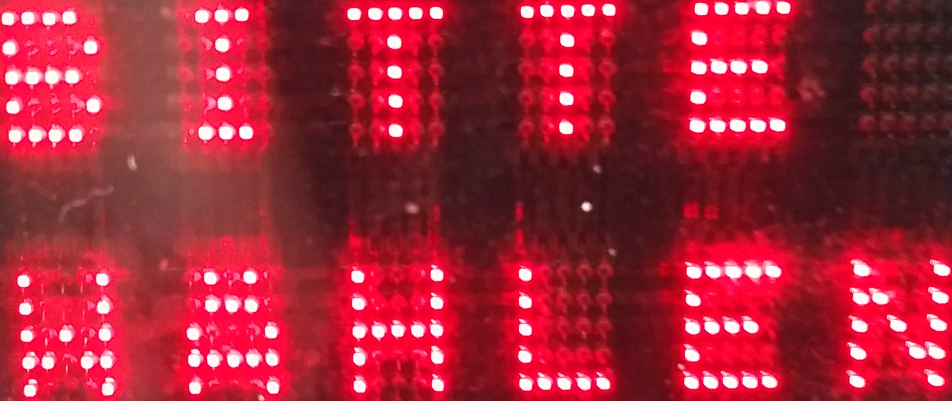
#> input picture import/coffee1.png, 1904 x 802 px, found by its file name (shown at 1/2 size)
$ python test.py
#> lines starting #> are read from the running program, lines starting #| are printed output that depends on the picture; after the words box and inside, x2 and y2 are one past the last pixel; in counts of white or black regions, pixels touching at a corner belong together
# -*- coding: utf-8 -*-
"""
Created on Fri Apr 21 09:22:52 2017

@author: Saleh Firoozabadi
"""

# [8 lines of commented-out code are left out]


import numpy as np
from matplotlib import pyplot as plt
from imutils.perspective import four_point_transform
from imutils import contours
import imutils
import cv2
from PIL import Image, ImageFilter
import PIL.ImageOps
import glob, os

import pytesseract

#from tesseract import image_to_string

#import pytesser

'''
image_file = 'img_thresh.png'
im = Image.open(image_file)
text = image_to_string(im)
text = image_file_to_string(image_file)
text = image_file_to_string(image_file, graceful_errors=True)
print ("=====output=======\n")
print (text)


# Wrappign

img = cv2.imread('.png')
rows,cols,ch = img.shape

pts1 = np.float32([[56,65],[368,52],[28,387],[389,390]]) #input dimentions
pts2 = np.float32([[0,0],[300,0],[0,300],[300,300]]) #output dimentions

M = cv2.getPerspectiveTransform(pts1,pts2)
dst = cv2.warpPerspective(img,M,(300,300))

plt.subplot(121),plt.imshow(img),plt.title('Input')
plt.subplot(122),plt.imshow(dst),plt.title('Output')
plt.show()

'''

#image importing and resizing

img1 = cv2.imread("import\coffee1.png")
#> img1 is the input picture: shape (802, 1904, 3); mean B, G, R 56.5, 38.5, 163.6
img2 = cv2.imread("import\coffee2.png")
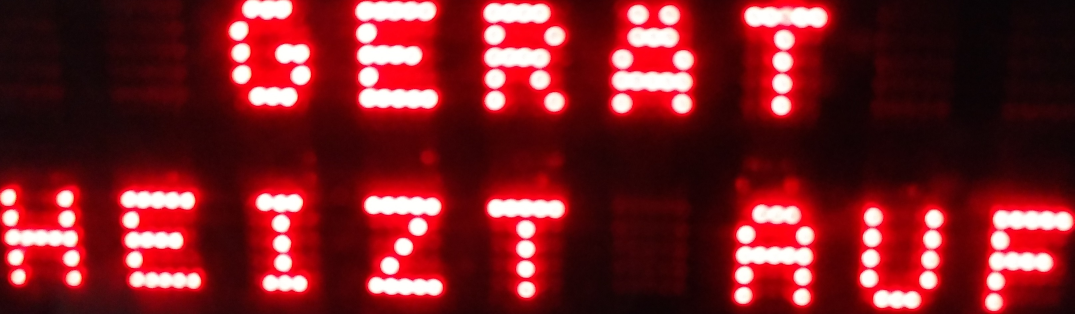
#> input picture import/cellphone/coffee2.png, 3223 x 942 px, found by its file name (shown at 1/3 size)
#> img2 is the input picture: shape (942, 3223, 3); mean B, G, R 36.6, 32.1, 119.6
img3 = cv2.imread("import\coffee3.jpg")
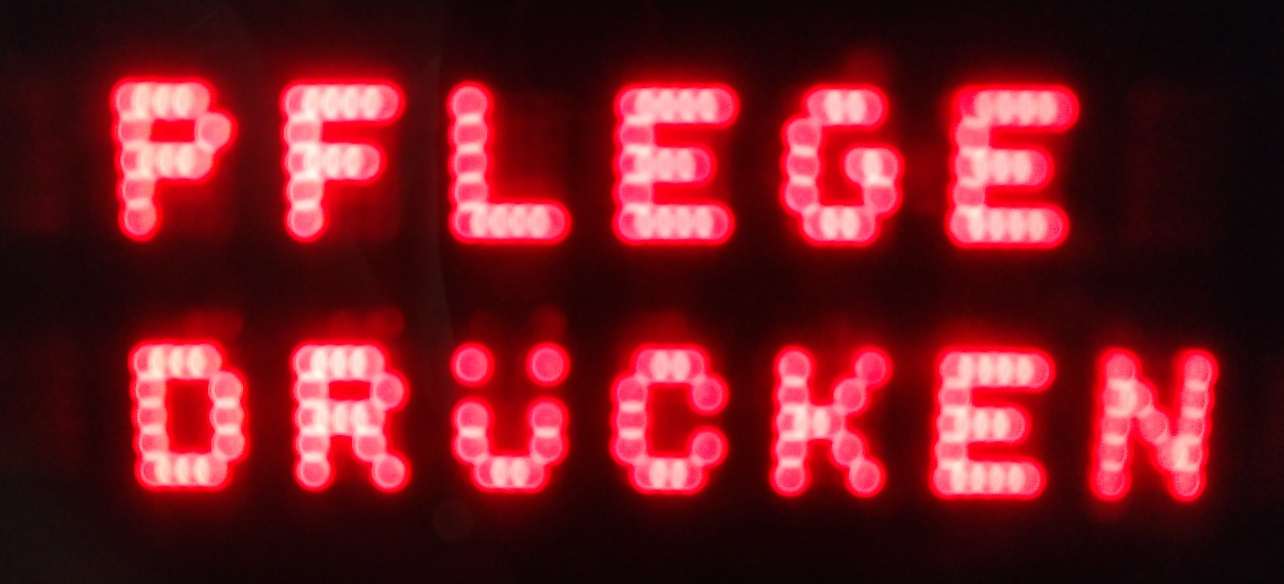
#> input picture import/coffee3.jpg, 3851 x 1750 px, found by its file name (shown at 1/3 size)
#> img3 is the input picture: shape (1750, 3851, 3); mean B, G, R 32.2, 25, 109.5

x1,y1 = img1.shape[1], img1.shape[0]
#> x1 = 1904; y1 = 802
x2,y2 = img2.shape[1], img1.shape[0]
#> x2 = 3223; y2 = 802
x3,y3 = img3.shape[1], img3.shape[0]
#> x3 = 3851; y3 = 1750

#cv2.imshow ("img3", img3)

size =1000,500

imgresized1 = cv2.resize(img1,size)
imgresized2 = cv2.resize(img2,size)
imgresized3 = cv2.resize(img3,size)
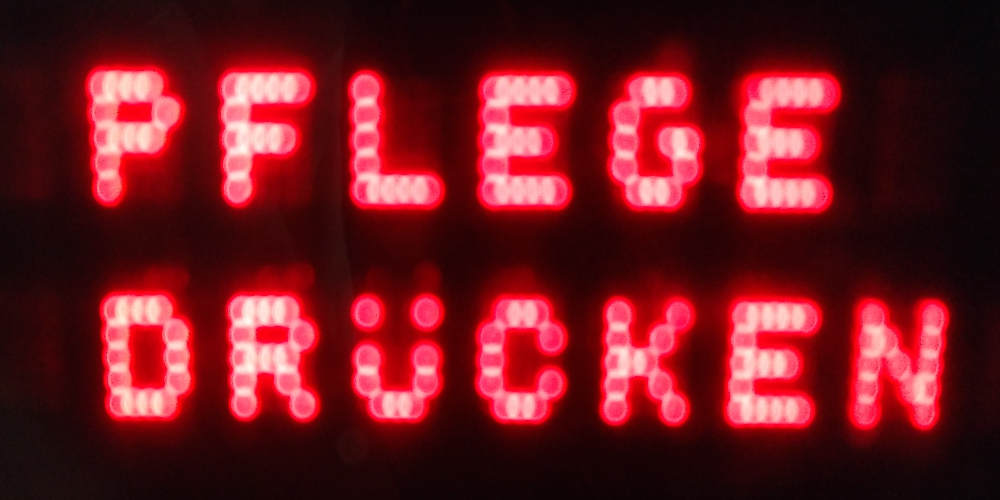
#> imgresized3: shape (500, 1000, 3); mean B, G, R 32.2, 25, 109.5

cv2.imwrite ("result\cofferesized1.png", imgresized1)
cv2.imwrite ("result\cofferesized2.png", imgresized2)
cv2.imwrite ("result\cofferesized3.png", imgresized3)
#
size =1000,500

imgresized11 = cv2.resize(imgresized1,size)
imgresized12 = cv2.resize(imgresized2,size)
imgresized13 = cv2.resize(imgresized3,size)

cv2.imwrite ("result\cofferesized11.png", imgresized11)
cv2.imwrite ("result\cofferesized12.png", imgresized12)
cv2.imwrite ("result\cofferesized13.png", imgresized13)

img_blurred11 = cv2.GaussianBlur(imgresized11, (5, 5), 0)
img_blurred12 = cv2.GaussianBlur(imgresized12, (5, 5), 0)
img_blurred13 = cv2.GaussianBlur(imgresized13, (5, 5), 0)

cv2.imwrite ("result\img_blurred11.png", img_blurred11)
cv2.imwrite ("result\img_blurred12.png", img_blurred12)
cv2.imwrite ("result\img_blurred13.png", img_blurred13)


#image modification

img_kernel = cv2.getStructuringElement(cv2.MORPH_ELLIPSE, (1, 5))

img_gray1 = cv2.cvtColor(imgresized11, cv2.COLOR_BGR2GRAY)
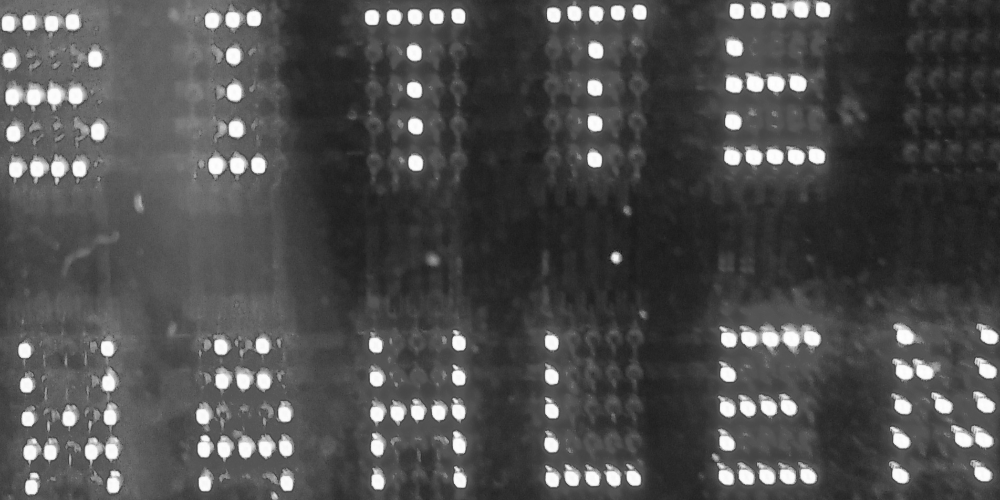
#> img_gray1: shape (500, 1000); min 22, max 255, mean 77.8
img_blurred1 = cv2.GaussianBlur(img_gray1, (5, 5), 0)
img_thresh1 = cv2.threshold(img_blurred1, 0, 255,
	cv2.THRESH_BINARY_INV | cv2.THRESH_OTSU)[1]
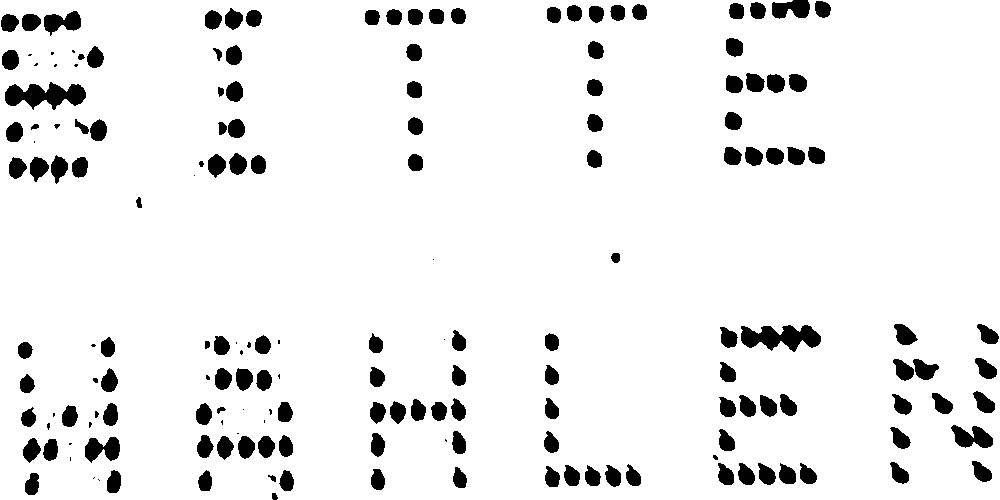
#> img_thresh1: shape (500, 1000); 92.8% white; 174 black regions (32 under 20 px), largest, box (x1, y1, x2, y2) and area: (5, 82, 86, 110) 1355, (741, 325, 821, 352) 1347, (951, 425, 993, 448) 615
img_thresh11 = cv2.morphologyEx(img_thresh1, cv2.MORPH_OPEN, img_kernel)
#> img_thresh11: shape (500, 1000); 92.8% white; 174 black regions (32 under 20 px), largest, box (x1, y1, x2, y2) and area: (741, 325, 821, 352) 1360, (5, 82, 86, 110) 1355, (951, 425, 993, 448) 619
cv2.imwrite ('result\img_thresh1.png',img_thresh11)

img_gray2 = cv2.cvtColor(imgresized2, cv2.COLOR_BGR2GRAY)
img_blurred2 = cv2.GaussianBlur(img_gray2, (5, 5), 0)
img_thresh2 = cv2.threshold(img_blurred2, 0, 255,
	cv2.THRESH_BINARY_INV | cv2.THRESH_OTSU)[1]
#> img_thresh2: shape (500, 1000); 86.6% white; 64 black regions, largest, box (x1, y1, x2, y2) and area: (331, 36, 408, 173) 4964, (918, 334, 1000, 463) 4674, (569, 78, 646, 181) 3730
img_thresh12 = cv2.morphologyEx(img_thresh2, cv2.MORPH_OPEN, img_kernel)
#> img_thresh12: shape (500, 1000); 86.4% white; 33 black regions, largest, box (x1, y1, x2, y2) and area: (330, 0, 408, 173) 7320, (450, 4, 513, 176) 5736, (917, 334, 1000, 495) 5107
cv2.imwrite ('result\img_thresh2.png',img_thresh12)

img_gray3 = cv2.cvtColor(imgresized3, cv2.COLOR_BGR2GRAY)
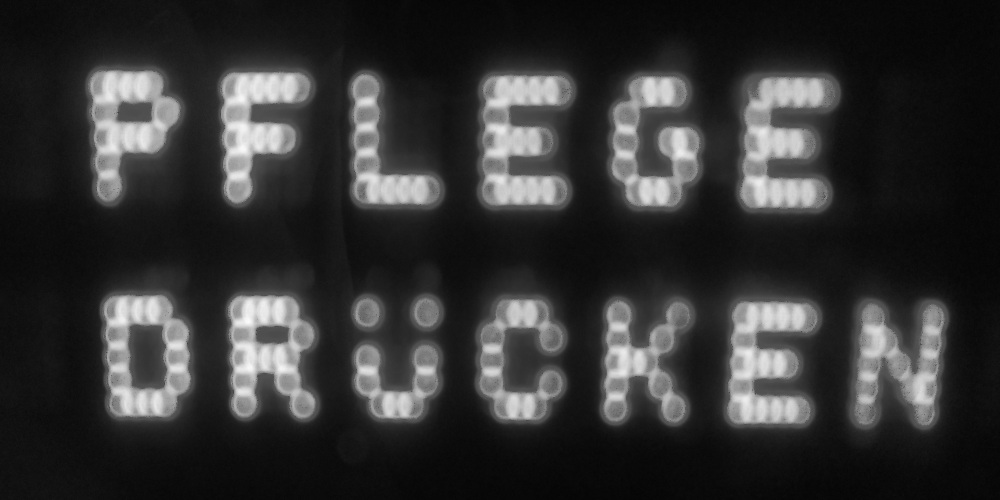
#> img_gray3: shape (500, 1000); min 4, max 249, mean 51.1
img_blurred3 = cv2.GaussianBlur(img_gray3, (5, 5), 0)
img_thresh3 = cv2.threshold(img_blurred3, 0, 255,
	cv2.THRESH_BINARY_INV | cv2.THRESH_OTSU)[1]
#> img_thresh3: shape (500, 1000); 81.6% white; 15 black regions, largest, box (x1, y1, x2, y2) and area: (481, 74, 572, 207) 8567, (739, 76, 835, 209) 8543, (726, 300, 819, 425) 7992
img_thresh13 = cv2.morphologyEx(img_thresh3, cv2.MORPH_OPEN, img_kernel)
#> img_thresh13: shape (500, 1000); 81.6% white; 15 black regions, largest, box (x1, y1, x2, y2) and area: (481, 74, 572, 207) 8573, (739, 76, 835, 209) 8556, (726, 300, 819, 425) 7992
cv2.imwrite ('result\img_thresh.png',img_thresh2)

# dilation erosion

kernel1 = np.ones((7,7),np.uint8)
kernel2 = np.ones((25,25),np.uint8)
kernel3 = np.ones((5,5),np.uint8)

dilation1 = cv2.dilate(img_thresh11,kernel1,iterations = 1)
#> dilation1: shape (500, 1000); 97.9% white; 134 black regions (2 under 20 px), largest, box (x1, y1, x2, y2) and area: (8, 87, 82, 103) 492, (784, 329, 817, 346) 257, (744, 329, 777, 345) 238
cv2.imwrite ('result\dilation1.png',dilation1)
erosion1 = cv2.erode(dilation1,kernel2,iterations = 1)
#> erosion1: shape (500, 1000); 74.1% white; 27 black regions, largest, box (x1, y1, x2, y2) and area: (710, 317, 829, 494) 14252, (883, 316, 1000, 492) 14042, (187, 328, 302, 500) 13339
cv2.imwrite ('result\erosion1.png',erosion1)
final1 = cv2.dilate(erosion1,kernel3,iterations = 1)
#> final1: shape (500, 1000); 78% white; 28 black regions, largest, box (x1, y1, x2, y2) and area: (712, 319, 827, 492) 12404, (885, 318, 1000, 490) 12058, (189, 330, 300, 500) 11603
cv2.imwrite ('result\saleh1.png',final1)

dilation2 = cv2.dilate(img_thresh12,kernel1,iterations = 1)
#> dilation2: shape (500, 1000); 92.4% white; 53 black regions, largest, box (x1, y1, x2, y2) and area: (333, 0, 405, 170) 4721, (453, 8, 510, 172) 3368, (921, 338, 1000, 459) 2888
cv2.imwrite ('result\dilation2.png',dilation2)
erosion2 = cv2.erode(dilation2,kernel2,iterations = 1)
#> erosion2: shape (500, 1000); 69.6% white; 13 black regions, largest, box (x1, y1, x2, y2) and area: (441, 0, 535, 186) 14683, (560, 0, 655, 189) 14510, (321, 0, 417, 182) 13663
cv2.imwrite ('result\erosion2.png',erosion2)
final2 = cv2.dilate(erosion2,kernel3,iterations = 1)
#> final2: shape (500, 1000); 73% white; 13 black regions, largest, box (x1, y1, x2, y2) and area: (443, 0, 533, 184) 13201, (562, 0, 653, 187) 13134, (323, 0, 415, 180) 12343
cv2.imwrite ('result\saleh2.png',final2)

dilation3 = cv2.dilate(img_thresh13,kernel1,iterations = 1)
#> dilation3: shape (500, 1000); 86.5% white; 15 black regions, largest, box (x1, y1, x2, y2) and area: (484, 77, 569, 203) 6585, (742, 79, 832, 206) 6539, (730, 304, 815, 422) 6078
cv2.imwrite ('result\dilation3.png',dilation3)
erosion3 = cv2.erode(dilation3,kernel2,iterations = 1)
#> erosion3: shape (500, 1000); 66.5% white; 13 black regions, largest, box (x1, y1, x2, y2) and area: (730, 67, 844, 218) 14828, (472, 65, 581, 215) 14780, (602, 66, 710, 217) 13806
cv2.imwrite ('result\erosion3.png',erosion3)
final3 = cv2.dilate(erosion3,kernel3,iterations = 1)
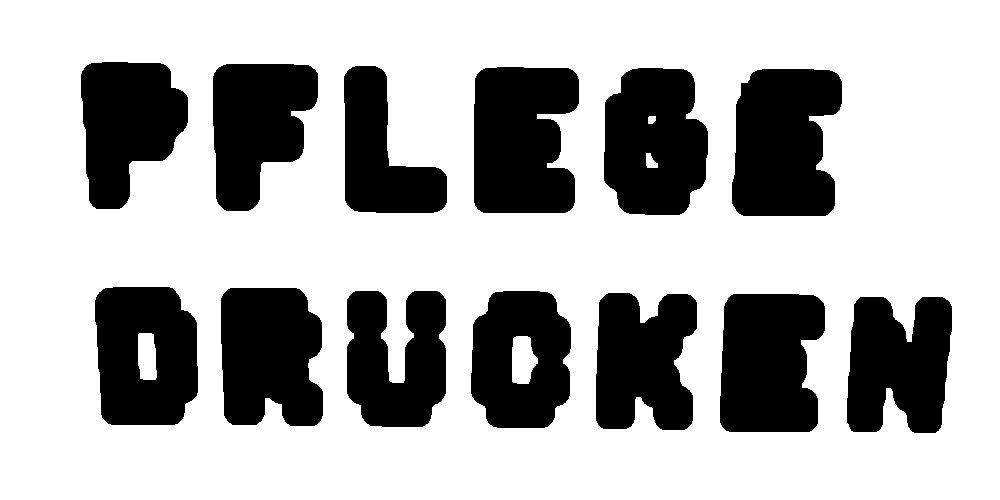
#> final3: shape (500, 1000); 69.6% white; 13 black regions, largest, box (x1, y1, x2, y2) and area: (732, 69, 842, 216) 13652, (474, 67, 579, 213) 13552, (720, 294, 825, 432) 12691
cv2.imwrite ('result\saleh3.png',final3)


# in meanwhile run the tsseract and then importing the tesseract text file

#> (the run stopped early here; a loop or call above may not have finished)
